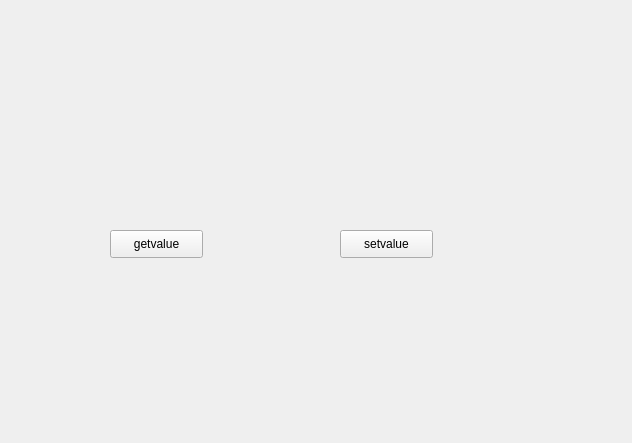
<?xml version="1.0" encoding="UTF-8"?>
<ui version="4.0">
 <class>Widget</class>
 <widget class="QWidget" name="Widget">
  <property name="geometry">
   <rect>
    <x>0</x>
    <y>0</y>
    <width>632</width>
    <height>443</height>
   </rect>
  </property>
  <property name="windowTitle">
   <string>Widget</string>
  </property>
  <widget class="Mywidget" name="widget1" native="true">
   <property name="geometry">
    <rect>
     <x>60</x>
     <y>70</y>
     <width>491</width>
     <height>51</height>
    </rect>
   </property>
  </widget>
  <widget class="QPushButton" name="pushButton">
   <property name="geometry">
    <rect>
     <x>110</x>
     <y>230</y>
     <width>93</width>
     <height>28</height>
    </rect>
   </property>
   <property name="text">
    <string>getvalue</string>
   </property>
  </widget>
  <widget class="QPushButton" name="pushButton_2">
   <property name="geometry">
    <rect>
     <x>340</x>
     <y>230</y>
     <width>93</width>
     <height>28</height>
    </rect>
   </property>
   <property name="text">
    <string>setvalue</string>
   </property>
  </widget>
 </widget>
 <customwidgets>
  <customwidget>
   <class>Mywidget</class>
   <extends>QWidget</extends>
   <header>mywidget.h</header>
   <container>1</container>
  </customwidget>
 </customwidgets>
 <resources/>
 <connections/>
</ui>
